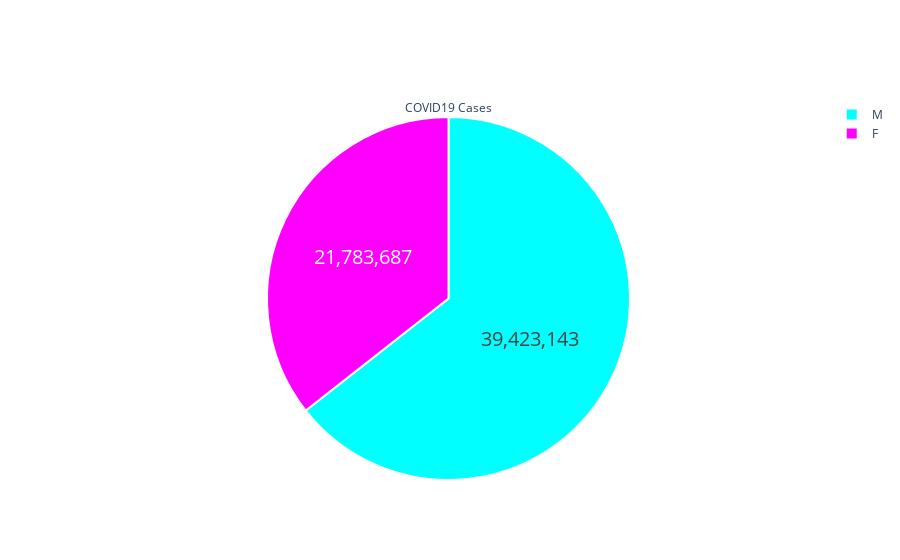

Notebook cell for this chart:
### Code cell
pie = go.Pie(labels=list(gender.index), values=list(gender['id']),
               hoverinfo='label+percent', textinfo='value', 
               textfont=dict(size=20),
               title=dict(text="COVID19 Cases"),
               marker=dict(colors=['#ff00ff','#00ffff'], 
                           line=dict(color='#ffffff', width=2)))
pyo.iplot([pie])

### Figure 1 — Plotly figure (JSON) as saved in the notebook; plotly's stock layout.template omitted (floating-point values rounded to 4 significant figures)
{"data": [{"hoverinfo": "label+percent", "labels": ["F", "M"], "marker": {"colors": ["#ff00ff", "#00ffff"], "line": {"color": "#ffffff", "width": 2}}, "textfont": {"size": 20}, "textinfo": "value", "title": {"text": "COVID19 Cases"}, "type": "pie", "values": [21783687, 39423143]}], "layout": {}}
